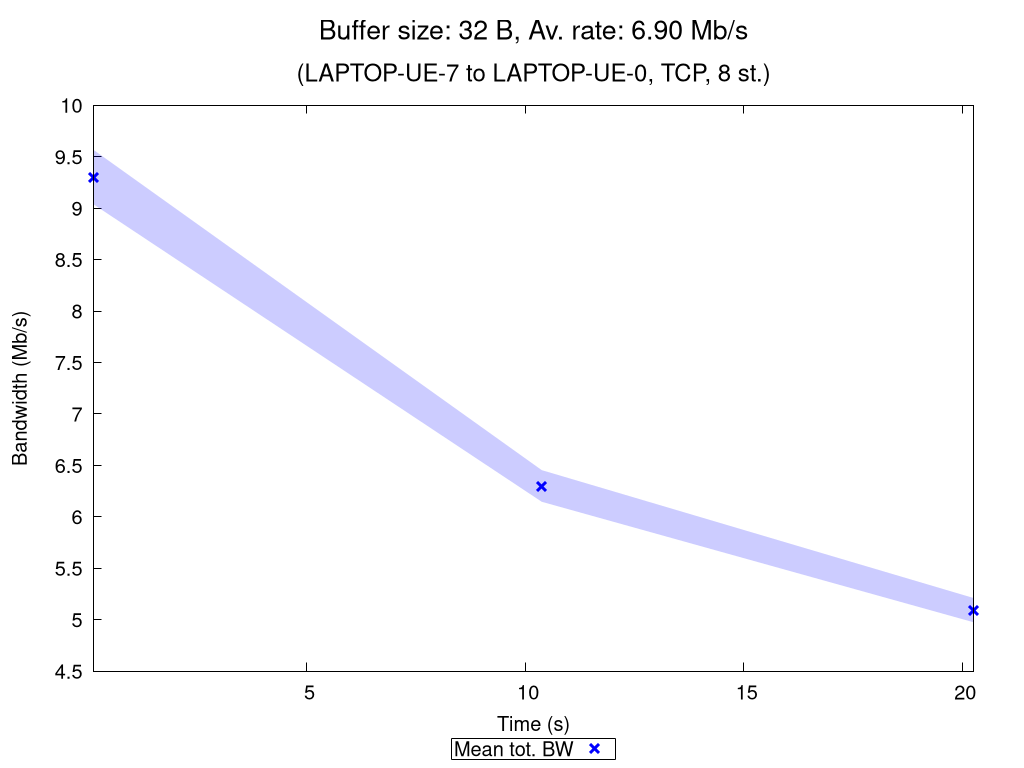

Here is the gnuplot script that generated this plot:
set terminal pngcairo nocrop enhanced size 1024,768 font "Verdana,15"
set output "TCP_8_st_2020_10_29_09-41-39_two2one_00032B.png"

set title "{/=20 Buffer size: 32 B, Av. rate: 6.90 Mb/s}\n\n{/=18 (LAPTOP-UE-7 to LAPTOP-UE-0, TCP, 8 st.)}"

set xlabel "Time (s)"
set ylabel "Bandwidth (Mb/s)"
set ytics nomirror
set key bmargin center horizontal box samplen 1 width -1
set bmargin 4.6
set rmargin 4.5

rf = 1000000.0  # rate factor
set style fill transparent solid 0.2 noborder
set autoscale xfix
plot "TCP_8_st_2020_10_29_09-41-39_two2one_00032B_iperf_processed.dat" using 1:($2/rf-$3/rf):($2/rf+$3/rf) with filledcurves lc rgb "blue" notitle, \
     "" using 1:($2/rf) with points pt 2 ps 1.5 lw 3 lc rgb "blue" title "Mean tot. BW", \
